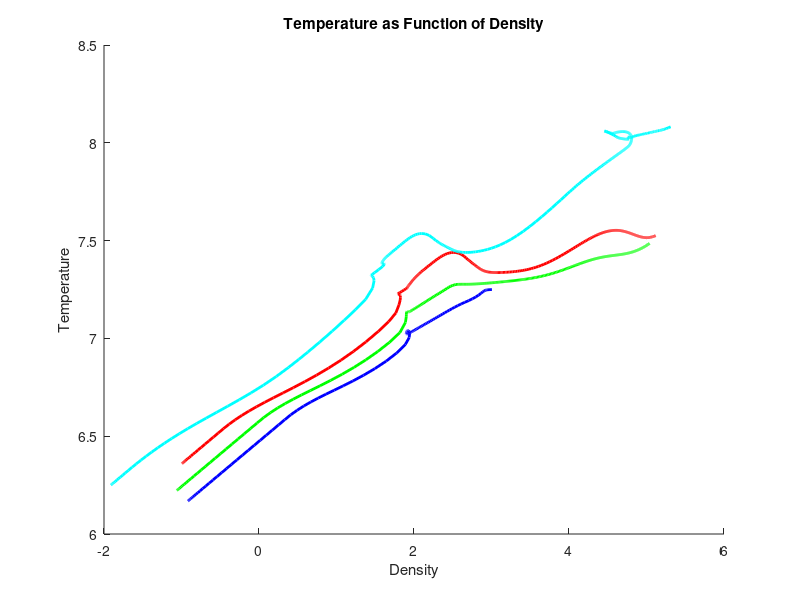

MATLAB code to generate this figure:
function secondgraph

hold on

M = dlmread('1M07.txt')	
x = M(:,3)
y = M(:,2)
plot(x,y,'b','Linewidth',2)

%plot(x(36),y(36),'r.','MarkerSize',20)
%plot(x(51),y(51),'b.','MarkerSize',20)
%plot(x(66),y(66),'c.','MarkerSize',20)
%plot(x(78),y(78),'m.','MarkerSize',20)

%legend('0.7 M','1.0 M','1.5 M','3.0 M')

M = dlmread('2M10.txt')	
x = M(:,3)
y = M(:,2)
plot(x,y,'g','Linewidth',2)

%plot(x(36),y(36),'r.','MarkerSize',20)
%plot(x(51),y(51),'b.','MarkerSize',20)
%plot(x(68),y(68),'k.','MarkerSize',20)
%plot(x(134),y(134),'m.','MarkerSize',20)

M = dlmread('3M15.txt')	
x = M(:,3)
y = M(:,2)
plot(x,y,'r','Linewidth',2)

%plot(x(42),y(42),'r.','MarkerSize',20)
%plot(x(68),y(68),'b.','MarkerSize',20)
%plot(x(83),y(83),'k.','MarkerSize',20)

M = dlmread('4M30.txt')	
x = M(:,3)
y = M(:,2)
plot(x,y,'c','Linewidth',2)

%plot(x(61),y(61),'r.','MarkerSize',20)
%plot(x(73),y(73),'b.','MarkerSize',20)

title('Temperature as Function of Density')
xlabel('Density')
ylabel('Temperature')
%legend('0.7 M','1.0 M','1.5 M','3.0 M')